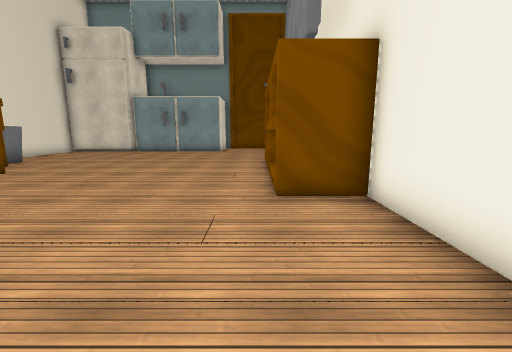
view 1 (above)

13 first-person views from a walk through a scene from a Unity 3-D project. The camera is 1.4 m above the floor, tilts 10° down and sees 90° across. The floor is counted in squares, 1 m on a side. Each view is taken from the middle of a square. On the plan, view 1 faces up. The plan holds only what a view shows up to about 13 squares ahead; the rest is blank. Some surface patterns are stand-ins.

view 2
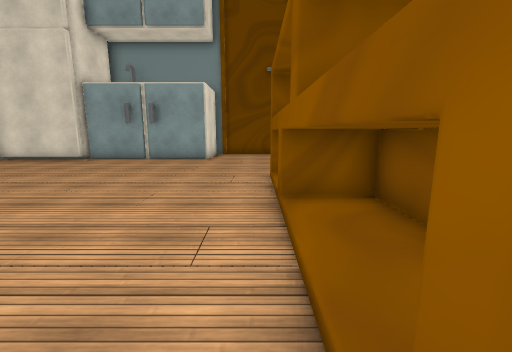

view 3
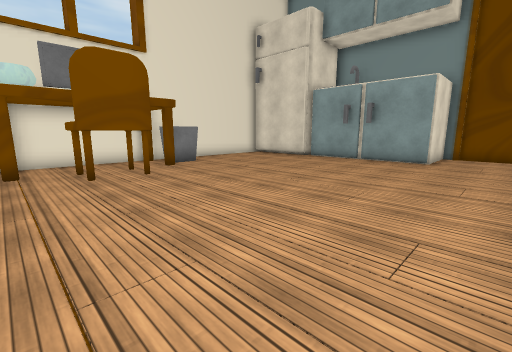

view 4
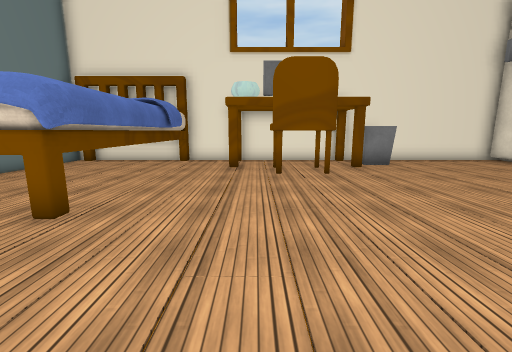

view 5
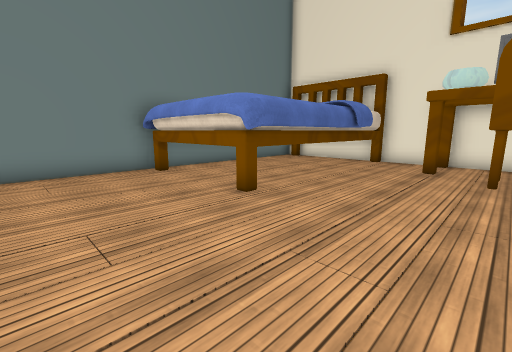

view 6
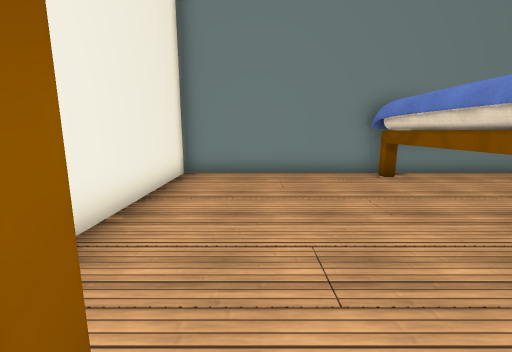

view 7
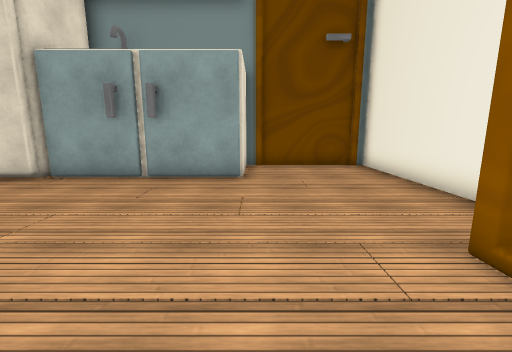

view 8
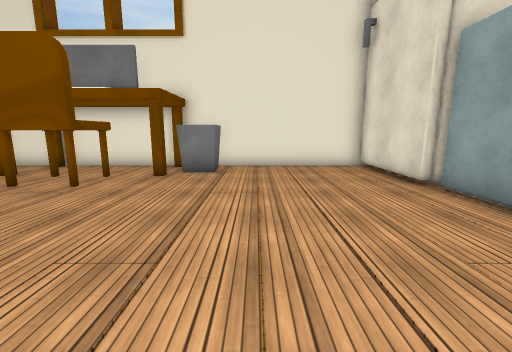

view 9
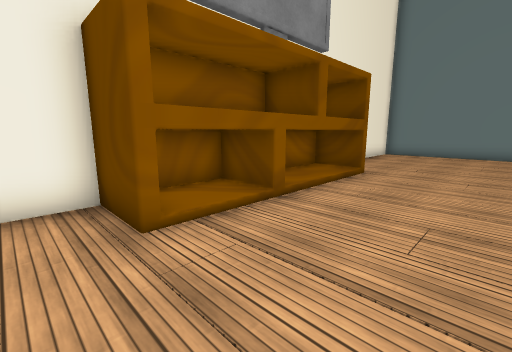

view 10
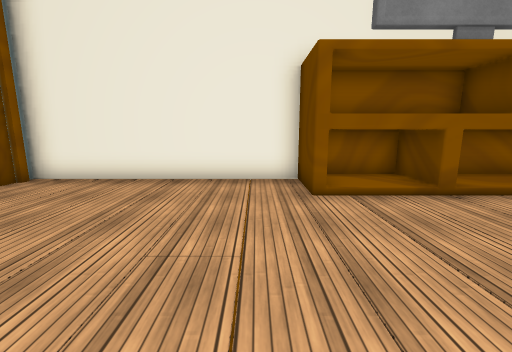

view 11
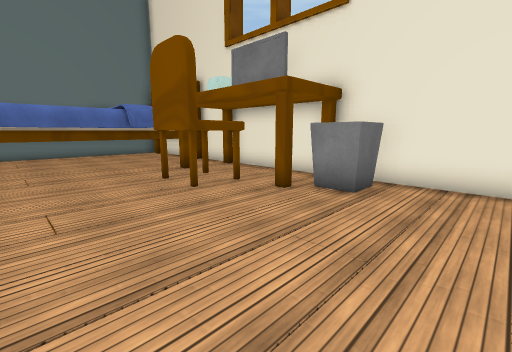

view 12
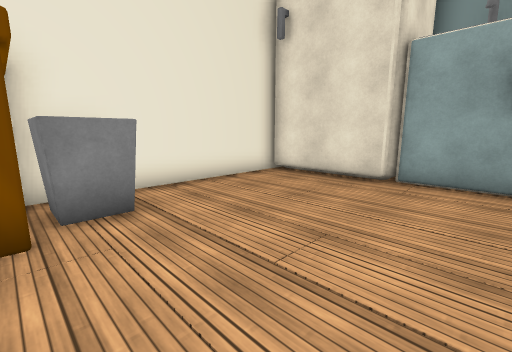

view 13
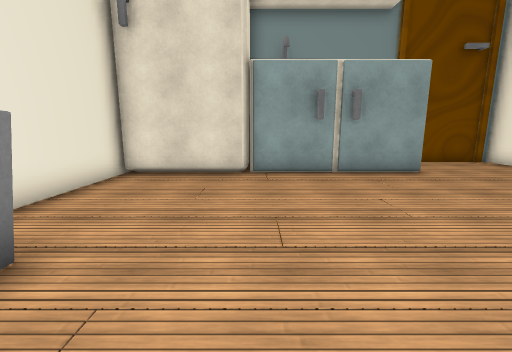

### Floor plan
Points are (right, up) in squares from view 1. A wall is a line through its corners. A room is listed if a view was taken in it or the views show most of it. See-through windows are left out.
Room 1 (views 1, 2, 3, 4, 5, 6, 7, 8, 9, 10, 11, 12, 13)
walls: (0.4, 10) (2.2, 10) (2.2, 12); (0.4, 8.9) (0.4, 12.8) (2.4, 12.8) (2.4, 20.6); (0.4, 5.6) (2.2, 5.6) (2.2, 9.6) (0.4, 9.6); (-4.5, 3) (-3.9, 3) (-3.9, -2.1); (-5.4, 17.5) (-8.1, 17.5); (-11.8, 11.7) (-10.5, 11.7) (-10.5, 10.4) (-11.8, 10.4); (-12.4, 9.9) (-12.4, 5.1); (-9.8, 3.2) (-8.8, 3.2); (-9.8, 3) (-3.7, 3) (-3.9, 2.4); (-12.4, 4.8) (-12.4, 2.8) (-3.8, 2.8); (-2, 20.6) (-2.4, 20.6) (-2.4, 17.5) (-5.2, 17.5); (-12.4, 17.4) (-12.4, 10); (2, 20.6) (-1.9, 20.6); (-5, -2.5) (2.4, -2.5) (2.4, 5.4) (0.4, 5.4) (0.4, 7.1)
objects: other object (-12, 17) to (-9, 18); other object (-10, 7) to (-8, 8)

Positions as (right, up) in squares from view 1, and headings:
1: (0, 0), facing up
2: (0, 5), facing up
3: (0, 5), facing up-left
4: (0, 6), facing left
5: (0, 7), facing down-left
6: (0, 6), facing down
7: (-2, 10), facing up
8: (-2, 13), facing left
9: (-3, 14), facing down-right
10: (-5, 14), facing right
11: (-5, 14), facing down-left
12: (-6, 10), facing up-left
13: (-8, 9), facing up
